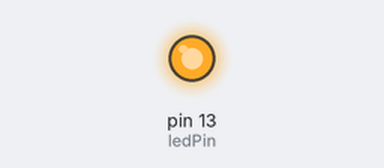
Simulated run of this sketch. Board: Arduino Uno, built with avr-gcc and run on an emulated ATmega328P. Shown: output pins drawn as LEDs (lit = HIGH).

Above: at 0.5 s.
At 7.5 s:
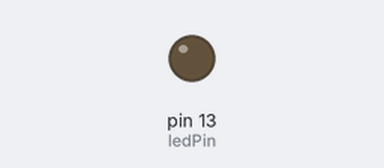
Timing chart, 0 to 21.9 s (numbered marks = the images above):
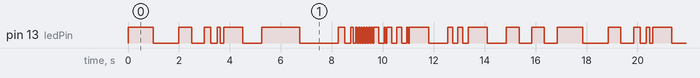

The sketch:

Arduino-board-test-code.ino
```cpp
// Blinking LED
// Small piece of code that will look non-random.
// You can upload it to your arduino/clone boards to check if they work properly.

// Pin number for the LED
const int ledPin = 13;

void setup() {
  // Initialize the LED pin as an output
  pinMode(ledPin, OUTPUT);
}

void loop() {
  // Turn on the LED
  digitalWrite(ledPin, HIGH);
  // Delay for 1 second
  delay(1000);
  // Turn off the LED
  digitalWrite(ledPin, LOW);
  // Delay for 1 second
  delay(1000);
    // Turn on the LED
  digitalWrite(ledPin, HIGH);
  // Delay for 1 second
  delay(500);
  // Turn off the LED
  digitalWrite(ledPin, LOW);
  // Delay for 1 second
  delay(500);
    // Turn on the LED
  digitalWrite(ledPin, HIGH);
  // Delay for 1 second
  delay(250);
  // Turn off the LED
  digitalWrite(ledPin, LOW);
  // Delay for 1 second
  delay(250);
    // Turn on the LED
  digitalWrite(ledPin, HIGH);
  // Delay for 1 second
  delay(125);
  // Turn off the LED
  digitalWrite(ledPin, LOW);
  // Delay for 1 second
  delay(125);
      // Turn on the LED
  digitalWrite(ledPin, HIGH);
  // Delay for 1 second
  delay(750);
  // Turn off the LED
  digitalWrite(ledPin, LOW);
  // Delay for 1 second
  delay(750);
        // Turn on the LED
  digitalWrite(ledPin, HIGH);
  // Delay for 1 second
  delay(1500);
  // Turn off the LED
  digitalWrite(ledPin, LOW);
  // Delay for 1 second
  delay(1500);
      // Turn on the LED
  digitalWrite(ledPin, HIGH);
  // Delay for 1 second
  delay(250);
  // Turn off the LED
  digitalWrite(ledPin, LOW);
  // Delay for 1 second
  delay(250);
      // Turn on the LED
  digitalWrite(ledPin, HIGH);
  // Delay for 1 second
  delay(100);
  // Turn off the LED
  digitalWrite(ledPin, LOW);
  // Delay for 1 second
  delay(100);
      // Turn on the LED
  digitalWrite(ledPin, HIGH);
  // Delay for 1 second
  delay(50);
  // Turn off the LED
  digitalWrite(ledPin, LOW);
  // Delay for 1 second
  delay(50);
        // Turn on the LED
  digitalWrite(ledPin, HIGH);
  // Delay for 1 second
  delay(50);
  // Turn off the LED
  digitalWrite(ledPin, LOW);
  // Delay for 1 second
  delay(50);
        // Turn on the LED
  digitalWrite(ledPin, HIGH);
  // Delay for 1 second
  delay(50);
  // Turn off the LED
  digitalWrite(ledPin, LOW);
  // Delay for 1 second
  delay(50);
        // Turn on the LED
  digitalWrite(ledPin, HIGH);
  // Delay for 1 second
  delay(50);
  // Turn off the LED
  digitalWrite(ledPin, LOW);
  // Delay for 1 second
  delay(50);
  // Turn on the LED
  digitalWrite(ledPin, HIGH);
  // Delay for 1 second
  delay(50);
  // Turn off the LED
  digitalWrite(ledPin, LOW);
  // Delay for 1 second
  delay(50);
        // Turn on the LED
  digitalWrite(ledPin, HIGH);
  // Delay for 1 second
  delay(50);
  // Turn off the LED
  digitalWrite(ledPin, LOW);
  // Delay for 1 second
  delay(50);
        // Turn on the LED
  digitalWrite(ledPin, HIGH);
  // Delay for 1 second
  delay(50);
  // Turn off the LED
  digitalWrite(ledPin, LOW);
  // Delay for 1 second
  delay(50);
        // Turn on the LED
  digitalWrite(ledPin, HIGH);
  // Delay for 1 second
  delay(200);
  // Turn off the LED
  digitalWrite(ledPin, LOW);
  // Delay for 1 second
  delay(200);
        // Turn on the LED
  digitalWrite(ledPin, HIGH);
  // Delay for 1 second
  delay(50);
  // Turn off the LED
  digitalWrite(ledPin, LOW);
  // Delay for 1 second
  delay(50);
          // Turn on the LED
  digitalWrite(ledPin, HIGH);
  // Delay for 1 second
  delay(200);
  // Turn off the LED
  digitalWrite(ledPin, LOW);
  // Delay for 1 second
  delay(200);        // Turn on the LED
  digitalWrite(ledPin, HIGH);
  // Delay for 1 second
  delay(200);
  // Turn off the LED
  digitalWrite(ledPin, LOW);
  // Delay for 1 second
  delay(200);
        // Turn on the LED
  digitalWrite(ledPin, HIGH);
  // Delay for 1 second
  delay(50);
  // Turn off the LED
  digitalWrite(ledPin, LOW);
  // Delay for 1 second
  delay(50);
  // Turn on the LED
  digitalWrite(ledPin, HIGH);
  // Delay for 1 second
  delay(750);
  // Turn off the LED
  digitalWrite(ledPin, LOW);
  // Delay for 1 second
  delay(750);
          // Turn on the LED
  digitalWrite(ledPin, HIGH);
  // Delay for 1 second
  delay(200);
  // Turn off the LED
  digitalWrite(ledPin, LOW);
  // Delay for 1 second
  delay(200);        // Turn on the LED
  digitalWrite(ledPin, HIGH);
  // Delay for 1 second
  delay(200);
  // Turn off the LED
  digitalWrite(ledPin, LOW);
  // Delay for 1 second
  delay(200);
          // Turn on the LED
  digitalWrite(ledPin, HIGH);
  // Delay for 1 second
  delay(750);
  // Turn off the LED
  digitalWrite(ledPin, LOW);
  // Delay for 1 second
  delay(750);
          // Turn on the LED
  digitalWrite(ledPin, HIGH);
  // Delay for 1 second
  delay(500);
  // Turn off the LED
  digitalWrite(ledPin, LOW);
  // Delay for 1 second
  delay(500);
  // Turn on the LED
  digitalWrite(ledPin, HIGH);
  // Delay for 1 second
  delay(500);
  // Turn off the LED
  digitalWrite(ledPin, LOW);
  // Delay for 1 second
  delay(500);
}
```

Measured:
- by itself, pin 13 (ledPin): moves between LOW and HIGH, repeating every 16.9 s
- by itself, everything shown: repeats every 16.9 s, in 52 steps
